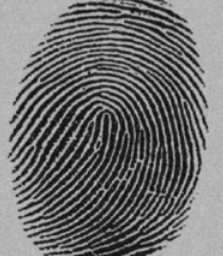
#> input picture 05-segmentation-algorithms/example-image.png, 223 x 256 px
$ python otsu.py
#> lines starting #> are read from the running program, lines starting #| are printed output that depends on the picture; after the words box and inside, x2 and y2 are one past the last pixel; in counts of white or black regions, pixels touching at a corner belong together
import cv2 as cv
import numpy as np

# importing image
img_name = "example-image.png"
img = cv.imread(img_name, 0)
#> img is the input picture: shape (256, 223); min 12, max 192, mean 112
img_width = img.shape[0]
#> img_width = 256
img_height = img.shape[1]
#> img_height = 223

def calculate_avg(hist, i, j, denominator):
    if denominator == 0: return 0
    x = [i for i in range(i, j+1)]
    x = np.asarray(x)
    avg = np.multiply(x, hist[i:j+1])
    avg = sum(avg) / denominator
    return avg

def calculate_histogram(img):
    histogram = np.zeros(256, dtype=float)
    for i in range(img_width):
        for j in range(img_height):
            histogram[img[i][j]] += 1
    histogram = histogram / sum(histogram)
    return histogram

def otsu():
    histogram = calculate_histogram(img)
#> histogram = 256 values, max 0.0301 at index 181, min 0 at index 0, mean 0.00391
    # calcultaing global pixel avg
    mg = 0
    for i in range(0, 256):
        mg = mg + i * histogram[i]
#> this loop made 256 passes
#> mg on passes 1 to 3: 0, 0, 0
#> after the loop, mg = 112

    h_variance = 0
    h_variance_t = 0

    for t in range(1,255):
        # calcultaing variance
        p1 = sum(histogram[0:t+1])
        p2 = 1 - p1
        m1 = calculate_avg(histogram, 0, t, p1)
        m2 = calculate_avg(histogram, t+1, 255, p2)
        current_variance = (p1 * ((m1-mg)**2)) + (p2*((m2-mg)**2))
        if h_variance < current_variance:
            h_variance = current_variance
            h_variance_t = t
#> this loop made 254 passes
#> (p1, p2, m1, m2, current_variance, h_variance) on passes 12 to 23: (3.5e-05, 1, 12, 112, 0.35, 0.35), (0.000123, 1, 12.71, 112, 1.21, 1.21), (0.000333, 1, 13.53, 112, 3.23, 3.23), (0.000578, 0.999, 14.15, 112, 5.53, 5.53), (0.00126, 0.999, 15.15, 112.1, 11.84, 11.84), (0.00236, 0.998, 16.01, 112.2, 21.83, 21.83), (0.00417, 0.996, 16.87, 112.4, 37.86, 37.86), (0.00685, 0.993, 17.71, 112.6, 61.28, 61.28), (0.0114, 0.989, 18.62, 113, 100.1, 100.1), (0.0171, 0.983, 19.42, 113.6, 149.2, 149.2), (0.0242, 0.976, 20.17, 114.2, 208.9, 208.9), (0.0328, 0.967, 20.92, 115.1, 281.2, 281.2)
#> (p1, p2, m1, m2, current_variance, h_variance) on passes 61 to 66: (0.294, 0.706, 36.69, 143.4, 2365.5, 2365.5), (0.298, 0.702, 37, 143.8, 2387.9, 2387.9), (0.302, 0.698, 37.34, 144.3, 2411.3, 2411.3), (0.306, 0.694, 37.72, 144.8, 2436.1, 2436.1), (0.311, 0.689, 38.1, 145.3, 2460.5, 2460.5), (0.315, 0.685, 38.46, 145.8, 2483.5, 2483.5)
#| t = 107

    return h_variance_t


def generating_new_image(t):
#> called with t = 107
    result_img = np.zeros_like(img)

    for i in range(img_width):
        for j in range(img_height):
            if img[i][j] <= t:
                result_img[i][j] = 0
            else:
                result_img[i][j] = 255
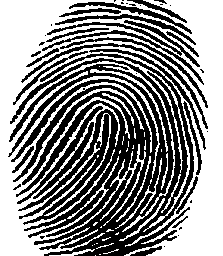
#> result_img: shape (256, 223); 54.3% white; 41 black regions (21 under 20 px), largest, box (x1, y1, x2, y2) and area: (8, 49, 206, 256) 20563, (21, 43, 208, 129) 774, (47, 20, 200, 67) 748

    cv.imwrite(f"otsu-{img_name}", result_img)


t = otsu()
print(f"t = {t}")
generating_new_image(t)
